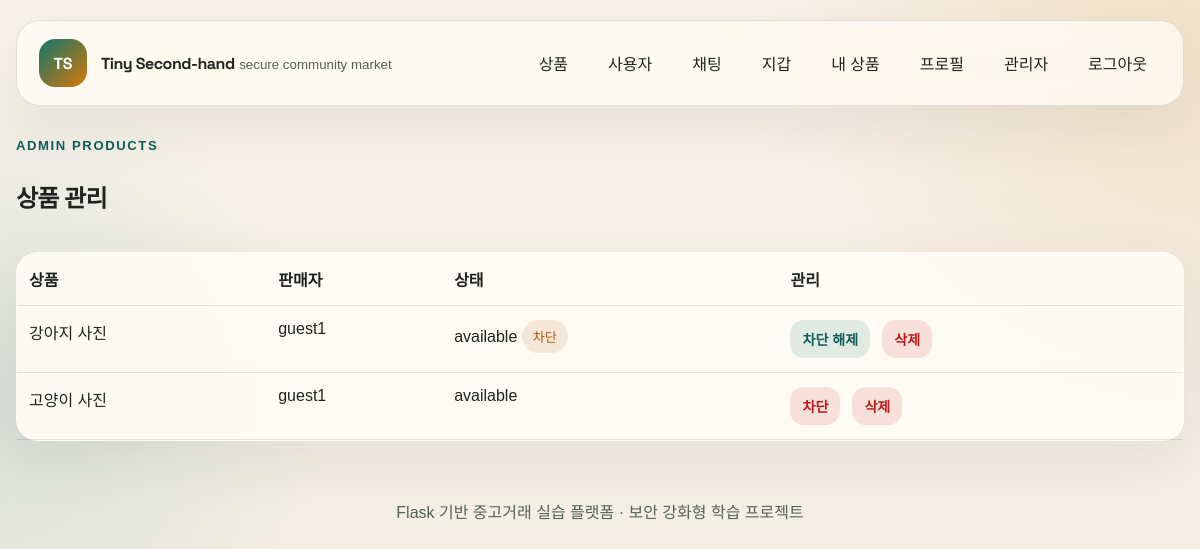
The app's page /admin/products (signed in) with its own data.
### app/models.py (models this page shows, shortened)
class Product(db.Model):
    __table_args__ = (
        db.CheckConstraint("price >= 0", name="ck_product_price_non_negative"),
        db.CheckConstraint(
            "status in ('available', 'reserved', 'sold')",
            name="ck_product_status_valid",
        ),
    )
    id = db.Column(db.Integer, primary_key=True)
    seller_id = db.Column(
        db.Integer, db.ForeignKey("user.id"), nullable=False, index=True
    )
    title = db.Column(db.String(80), nullable=False, index=True)
    description = db.Column(db.Text, nullable=False)
    category = db.Column(db.String(40), nullable=False, default="general")
    price = db.Column(db.Numeric(12, 2), nullable=False)
    status = db.Column(db.String(20), nullable=False, default="available")
    image_filename = db.Column(db.String(255), nullable=True)
    is_blocked = db.Column(db.Boolean, nullable=False, default=False)
    is_deleted = db.Column(db.Boolean, nullable=False, default=False)
    created_at = db.Column(db.DateTime, nullable=False, default=utcnow)
    updated_at = db.Column(db.DateTime, nullable=False, default=utcnow, onupdate=utcnow)
    seller = db.relationship("User", back_populates="products")
    reports = db.relationship("Report", back_populates="target_product", lazy="dynamic")

class User(db.Model, UserMixin):
    __table_args__ = (
        db.CheckConstraint("balance >= 0", name="ck_user_balance_non_negative"),
    )
    id = db.Column(db.Integer, primary_key=True)
    username = db.Column(db.String(30), unique=True, nullable=False, index=True)
    display_name = db.Column(db.String(60), nullable=False)
    password_hash = db.Column(db.String(255), nullable=False)
    bio = db.Column(db.String(300), nullable=False, default="")
    is_admin = db.Column(db.Boolean, nullable=False, default=False)
    is_suspended = db.Column(db.Boolean, nullable=False, default=False)
    is_deleted = db.Column(db.Boolean, nullable=False, default=False)
    balance = db.Column(db.Numeric(12, 2), nullable=False, default=Decimal("100000.00"))
    created_at = db.Column(db.DateTime, nullable=False, default=utcnow)
    deleted_at = db.Column(db.DateTime, nullable=True)
    updated_at = db.Column(db.DateTime, nullable=False, default=utcnow, onupdate=utcnow)
    products = db.relationship("Product", back_populates="seller", lazy="dynamic")
    reports_sent = db.relationship(
        "Report",
        foreign_keys="Report.reporter_id",
        back_populates="reporter",
        lazy="dynamic",
    )
    reports_received = db.relationship(
        "Report",
        foreign_keys="Report.target_user_id",
        back_populates="target_user",
        lazy="dynamic",
    )
    reports_reviewed = db.relationship(
        "Report",
        foreign_keys="Report.reviewed_by_id",
        back_populates="reviewed_by",
        lazy="dynamic",
    )
    messages_sent = db.relationship(
        "Message",
        foreign_keys="Message.sender_id",
        back_populates="sender",
        lazy="dynamic",
    )
    messages_received = db.relationship(
        "Message",
        foreign_keys="Message.recipient_id",
        back_populates="recipient",
        lazy="dynamic",
    )
    transfers_sent = db.relationship(
        "Transfer",
        foreign_keys="Transfer.sender_id",
        back_populates="sender",
        lazy="dynamic",
    )
    transfers_received = db.relationship(
        "Transfer",
        foreign_keys="Transfer.recipient_id",
        back_populates="recipient",
        lazy="dynamic",
    )
    admin_actions = db.relationship(
        "AdminActionLog",
        foreign_keys="AdminActionLog.admin_id",
        back_populates="admin",
        lazy="dynamic",
    )

### app/routes/admin.py (the view)
@admin_bp.route("/products")
@admin_required
def products():
    products = Product.query.order_by(Product.created_at.desc()).all()
    return render_template("admin/products.html", products=products)

### app/utils.py (called while the page is built)
def admin_required(view):
    @wraps(view)
    @login_required
    def wrapped_view(*args, **kwargs):
        if not current_user.is_admin:
            abort(403)
        return view(*args, **kwargs)
    return wrapped_view

### app/templates/admin/products.html (shortened to what this page needs)
{% extends 'base.html' %}
{% block content %}
<section class="section-head compact">
    <div>
        <span class="eyebrow">Admin Products</span>
        <h2>상품 관리</h2>
    </div>
</section>
<section class="table-card">
    <table class="table">
        <thead>
            <tr>
                <th>상품</th>
                <th>판매자</th>
                <th>상태</th>
                <th>관리</th>
            </tr>
        </thead>
        <tbody>
            {% for product in products %}
                <tr>
                    <td>{{ product.title }}</td>
                    <td>{{ product.seller.display_name }}</td>
                    <td>
                        {{ product.status }}
                        {% if product.is_blocked %}<span class="badge badge-warning">차단</span>{% endif %}
                    </td>
                    <td class="action-row">
                        {% if product.is_blocked %}
                            <form method="post" action="{{ url_for('admin.product_action', product_id=product.id, action='unblock') }}" class="inline-form"><input type="hidden" name="csrf_token" value="{{ csrf_token() }}"><button class="btn btn-secondary btn-small" type="submit">차단 해제</button></form>
                        {% else %}
                            <form method="post" action="{{ url_for('admin.product_action', product_id=product.id, action='block') }}" class="inline-form"><input type="hidden" name="csrf_token" value="{{ csrf_token() }}"><button class="btn btn-danger btn-small" type="submit">차단</button></form>
                        {% endif %}
                        {% if product.is_deleted %}
                            <form method="post" action="{{ url_for('admin.product_action', product_id=product.id, action='restore') }}" class="inline-form"><input type="hidden" name="csrf_token" value="{{ csrf_token() }}"><button class="btn btn-secondary btn-small" type="submit">복구</button></form>
                        {% else %}
                            <form method="post" action="{{ url_for('admin.product_action', product_id=product.id, action='delete') }}" class="inline-form"><input type="hidden" name="csrf_token" value="{{ csrf_token() }}"><button class="btn btn-danger btn-small" type="submit">삭제</button></form>
                        {% endif %}
                    </td>
                </tr>
            {% else %}
                <tr><td colspan="4">상품이 없습니다.</td></tr>
            {% endfor %}
        </tbody>
    </table>
</section>
{% endblock %}

### app/static/css/style.css (style rules this page uses)
:root { --bg: #f4efe7; --bg-soft: #fbf8f2; --ink: #1f2421; --ink-soft: #55605b; --line: rgba(31, 36, 33, 0.12); --primary: #0f766e; --primary-strong: #115e59; --secondary: #d97706; --danger: #b91c1c; --warning: #b45309; --card: rgba(255, 252, 246, 0.9); --shadow: 0 20px 60px rgba(31, 36, 33, 0.08); --radius: 22px; }
* { box-sizing: border-box; }
body { margin: 0; font-family: "Noto Sans KR", sans-serif; color: var(--ink); background: radial-gradient(circle at top right, rgba(217, 119, 6, 0.14), transparent 32%), radial-gradient(circle at left center, rgba(15, 118, 110, 0.12), transparent 26%), linear-gradient(180deg, #f8f3ea 0%, #f2ece3 100%); min-height: 100vh; }
.brand strong, h1, h2, h3 { font-family: "Space Grotesk", "Noto Sans KR", sans-serif; letter-spacing: -0.03em; }
.hero-panel, .detail-hero, .panel-card, .form-card, .table-card, .detail-panel, .media-panel, .detail-sidecard, .error-card { background: var(--card); border: 1px solid rgba(255, 255, 255, 0.6); border-radius: var(--radius); box-shadow: var(--shadow); }
.hero-actions, .toolbar, .action-row, .badge-row { display: flex; align-items: center; gap: 12px; }
.section-head { display: flex; justify-content: space-between; align-items: end; gap: 16px; margin: 18px 0; }
.section-head.compact { margin-top: 0; }
.eyebrow { display: inline-block; margin-bottom: 6px; color: var(--primary-strong); font-size: 0.82rem; font-weight: 700; text-transform: uppercase; letter-spacing: 0.12em; }
.badge { display: inline-flex; align-items: center; padding: 7px 11px; border-radius: 999px; background: rgba(31, 36, 33, 0.08); font-size: 0.82rem; }
.badge-warning { background: rgba(180, 83, 9, 0.12); color: var(--warning); }
.btn { display: inline-flex; align-items: center; justify-content: center; gap: 8px; border: 0; border-radius: 14px; padding: 12px 18px; cursor: pointer; font-weight: 700; font-family: inherit; transition: transform 0.2s ease, opacity 0.2s ease; }
.btn-secondary { background: rgba(15, 118, 110, 0.12); color: var(--primary-strong); }
.btn-danger { background: rgba(185, 28, 28, 0.12); color: var(--danger); }
.btn-small { padding: 9px 12px; font-size: 0.88rem; }
.table { width: 100%; border-collapse: collapse; }
.table th, .table td { text-align: left; padding: 14px 12px; border-bottom: 1px solid var(--line); vertical-align: top; }
.inline-form { display: inline-flex; }

### records on screen
Product: title "강아지 사진", seller.display_name "guest1", status "available", is_blocked "차단"
Product: title "고양이 사진", seller.display_name "guest1", status "available"
